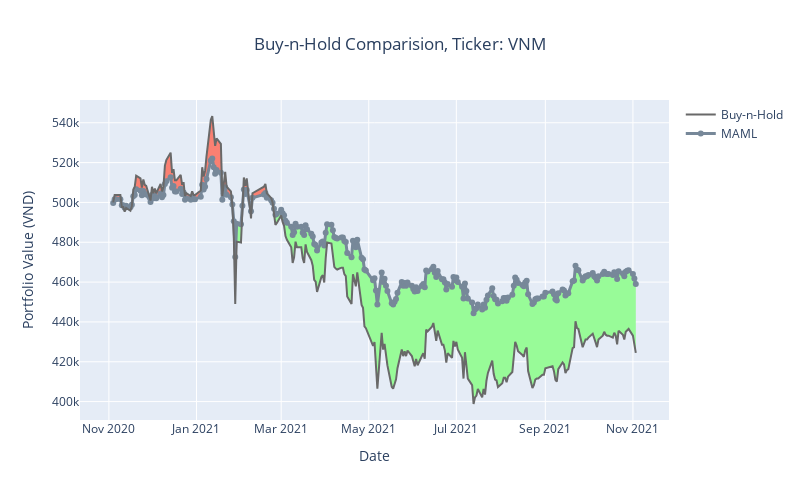

Notebook code cell kept with this figure:
### Markdown cell above
# Evaluate task trading performance

### Code cell
ENV_ID = "VNALL-v0"
TASK = "VNM"
ITH_ADAPT_STEP = 2

args = open_config("../configs/maml.yaml", env_id=ENV_ID)
envs = MetaVectorEnv([lambda: gym.make(ENV_ID) for _ in range(1)])
agent = MetaAgent(envs=envs, hiddens=args.hiddens)
agent.load_state_dict(params["maml"][TASK][ITH_ADAPT_STEP])

envs.train(False)
envs.reset_task(TASK)

info = play_an_episode(agent, envs)
df = info["final_info"][0]["final_history"]

returns = df.set_index("time")["portfolio_value"].pct_change()
perf = create_performance(returns, plot=True)

plot_trade_log_v2(df)

# portfolio value from hodling
df["pv_from_holding"] = vbt.Portfolio.from_holding(
    df.close, init_cash=envs.envs[0].init_cash
).value()
df = df.set_index("time")
ticker = df["ticker_x"].unique()[0]

fig = go.Figure()
fig.update_layout(width=800, height=500)
fig.update_layout(title=f"Buy-n-Hold Comparision, Ticker: {ticker}", title_x=0.5)
fig.update_xaxes(title_text="Date")
fig.update_yaxes(title_text="Portfolio Value (VND)")

df["portfolio_value"].vbt.plot_against(
    other=df["pv_from_holding"],
    other_trace_kwargs=dict(
        line=dict(width=2, color="dimgray"), mode="lines", name="Buy-n-Hold"
    ),
    trace_kwargs=dict(
        mode="lines+markers",
        line=dict(width=3, color="lightslategray"),
        name="MAML",
    ),
    pos_trace_kwargs=dict(fillcolor="palegreen"),
    neg_trace_kwargs=dict(fillcolor="salmon"),
    fig=fig,
)
fig.show()

### Figure 1 — Plotly figure (JSON) as saved in the notebook; plotly's stock layout.template omitted (floating-point values rounded to 4 significant figures; data arrays with more than 128 entries replaced by an {"elided": "..."} marker saying what was removed)
{"data": [{"hoverinfo": "skip", "line": {"color": "rgba(0, 0, 0, 0)", "width": 0}, "opacity": 0, "showlegend": false, "type": "scatter", "x": {"elided": "250 str values"}, "y": {"elided": "250 float values"}}, {"connectgaps": false, "fill": "tonexty", "fillcolor": "palegreen", "hoverinfo": "skip", "line": {"color": "rgba(0, 0, 0, 0)", "width": 0}, "opacity": 0, "showlegend": false, "type": "scatter", "x": {"elided": "250 str values"}, "y": {"elided": "250 float values"}}, {"hoverinfo": "skip", "line": {"color": "rgba(0, 0, 0, 0)", "width": 0}, "opacity": 0, "showlegend": false, "type": "scatter", "x": {"elided": "250 str values"}, "y": {"elided": "250 float values"}}, {"connectgaps": false, "fill": "tonexty", "fillcolor": "salmon", "hoverinfo": "skip", "line": {"color": "rgba(0, 0, 0, 0)", "width": 0}, "opacity": 0, "showlegend": false, "type": "scatter", "x": {"elided": "250 str values"}, "y": {"elided": "250 float values"}}, {"line": {"color": "lightslategray", "width": 3}, "mode": "lines+markers", "name": "MAML", "showlegend": true, "type": "scatter", "x": {"elided": "250 str values"}, "y": {"elided": "250 float values"}}, {"line": {"color": "dimgray", "width": 2}, "mode": "lines", "name": "Buy-n-Hold", "showlegend": true, "type": "scatter", "x": {"elided": "250 str values"}, "y": {"elided": "250 float values"}}], "layout": {"height": 500, "title": {"text": "Buy-n-Hold Comparision, Ticker: VNM", "x": 0.5}, "width": 800, "xaxis": {"title": {"text": "Date"}}, "yaxis": {"title": {"text": "Portfolio Value (VND)"}}}}
